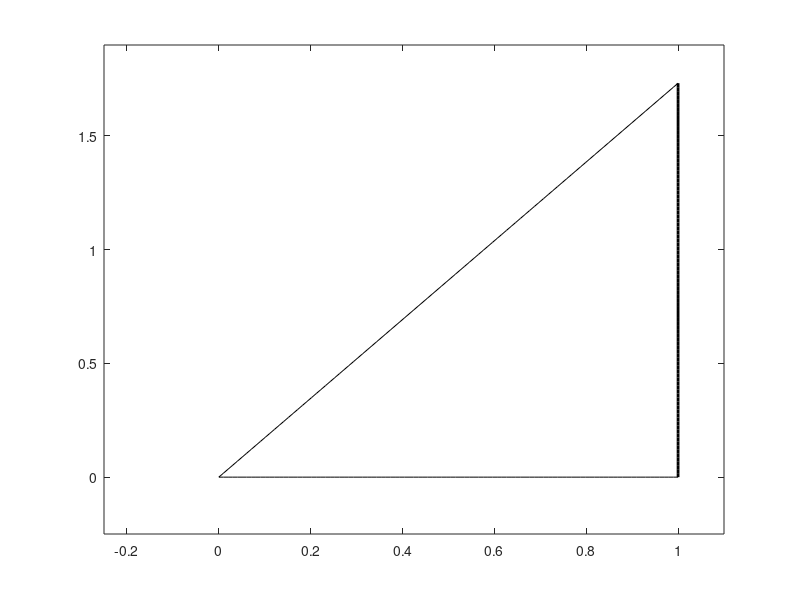

Write MATLAB code to recreate this figure. (Note: this script raises an error after producing the figure.)
%{
Triphosian Pythagorean Theorem
Zane Billings
2019-12-08
%}

close all; clear all; clc;

% Figure one: an arbitrary 60 deg triangle

ax = linspace(0,1);
ay = zeros(1,100);

bx = linspace(0,1);
by = sqrt(3) * bx;

cx = ones(1,100);
cy = linspace(0, max(by));

figure()
plot(ax,ay,'-k',bx,by,'-k',cx,cy,'-k','LineWidth',2.0)
axis([-0.25 1.1 -0.25 1.9])

% Figure two: applying a grid.
figure()
create_triphos_grid(0,1.1,0.01)
hold on
plot(ax,ay,'-k',bx,by,'-k',cx,cy,'-k','LineWidth',2.0)
hold off
axis([-0.25 1.1 -0.25 1.9])